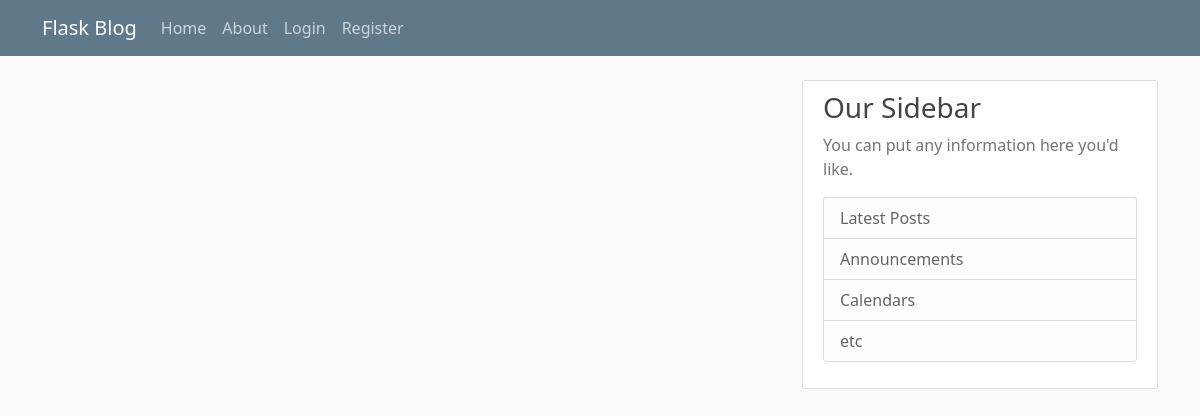
The app's page /home, older data.
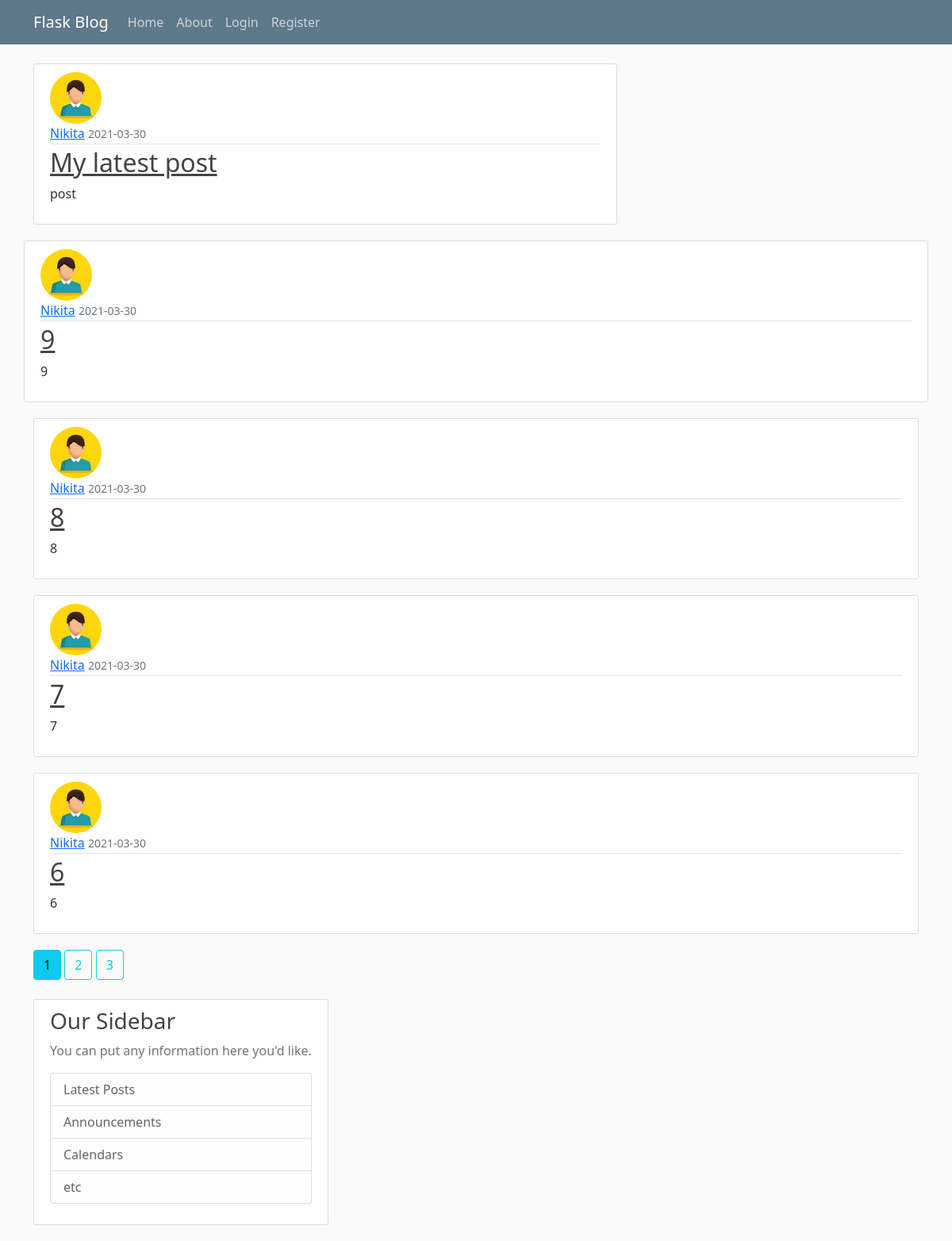
The same page, newer data.
### flaskblog/models.py (models this page shows, shortened)
class Post(db.Model):
    id = db.Column(db.Integer, primary_key=True)
    title = db.Column(db.String(100), nullable=False)
    date_posted = db.Column(db.DateTime, nullable=False,
                            default=datetime.utcnow)
    content = db.Column(db.Text, nullable=False)
    user_id = db.Column(db.Integer, db.ForeignKey('user.id'), nullable=False)

class User(db.Model, UserMixin):
    id = db.Column(db.Integer, primary_key=True)
    username = db.Column(db.String(20), unique=True, nullable=False)
    email = db.Column(db.String(120), unique=True, nullable=False)
    image_file = db.Column(db.String(20), nullable=False,
                           default='default.jpg')
    password = db.Column(db.String(60), nullable=False)
    posts = db.relationship('Post', backref='author', lazy=True)

### flaskblog/main/routes.py (the view)
@main.route("/")
@main.route("/home")
def home():
    page = request.args.get('page', 1, type=int)
    posts = Post.query.order_by(
        Post.date_posted.desc()).paginate(page=page, per_page=5)
    return render_template('home.html', posts=posts)

### flaskblog/templates/home.html
{% extends "layouts.html" %}
{% block content %}
{% for post in posts.items %}
<article class="media content-section">
    <img class="rounded-circle article-img"
        src="{{ url_for('static', filename='profile_pics/' + post.author.image_file) }}" <div class="media-body">
    <div class="article-metadata">
        <a class="mr-2" href="{{ url_for('users.user_posts', username=post.author.username) }}">{{ post.author.username }}</a>
        <small class="text-muted">{{ post.date_posted.strftime('%Y-%m-%d') }}</small>
    </div>
    <h2><a class="article-title" href="{{ url_for('posts.post', post_id=post.id) }}">{{ post.title }}</a></h2>
    <p class="article-content">{{ post.content }}</p>
    </div>
</article>
{% endfor %}
{% for page_num in posts.iter_pages(left_edge=1, right_edge=1, left_current=1, right_current=2) %}
{% if page_num %}
{% if posts.page == page_num %}
<a class="btn btn-info mb-4" href="{{ url_for('main.home', page=page_num) }}">{{ page_num }}</a>
{% else %}
<a class="btn btn-outline-info mb-4" href="{{ url_for('main.home', page=page_num) }}">{{ page_num }}</a>
{% endif %}
{% else %}
...
{% endif %}
{% endfor %}
{% endblock content %}

### flaskblog/templates/layouts.html (shortened to what this page needs)
<!DOCTYPE html>
<head>
    <link href="https://cdn.jsdelivr.net/npm/bootstrap@5.0.0-beta3/dist/css/bootstrap.min.css" rel="stylesheet"
>
    <link rel="stylesheet" type="text/css" href="{{ url_for('static', filename='main.css') }}">
</head>
<body>
    <header class="site-header">
        <nav class="navbar navbar-expand-md navbar-dark bg-steel fixed-top">
            <div class="container">
                <a class="navbar-brand mr-4" href="/">Flask Blog</a>
                <div class="collapse navbar-collapse" id="navbarToggle">
                    <div class="navbar-nav mr-auto">
                        <a class="nav-item nav-link" href="{{ url_for('main.home') }}">Home</a>
                        <a class="nav-item nav-link" href="{{ url_for('main.about') }}">About</a>
                    </div>
                    <div class="navbar-nav">
                        {% if current_user.is_authenticated %}
                        <a class="nav-item nav-link" href="{{ url_for('posts.new_post') }}">New Post</a>
                        <a class="nav-item nav-link" href="{{ url_for('users.account') }}">Account</a>
                        <a class="nav-item nav-link" href="{{ url_for('users.logout') }}">Logout</a>
                        {% else %}
                        <a class="nav-item nav-link" href="{{ url_for('users.login') }}">Login</a>
                        <a class="nav-item nav-link" href="{{ url_for('users.register') }}">Register</a>
                        {% endif %}
                    </div>
                </div>
            </div>
        </nav>
    </header>
    <main role="main" class="container">
        <div class="row">
            <div class="col-md-8">
                {% block content %}{% endblock %}
            </div>
            <div class="col-md-4">
                <div class="content-section">
                    <h3>Our Sidebar</h3>
                    <p class='text-muted'>You can put any information here you'd like.
                    <ul class="list-group">
                        <li class="list-group-item list-group-item-light">Latest Posts</li>
                        <li class="list-group-item list-group-item-light">Announcements</li>
                        <li class="list-group-item list-group-item-light">Calendars</li>
                        <li class="list-group-item list-group-item-light">etc</li>
                    </ul>
                    </p>
                </div>
            </div>
        </div>
    </main>
</body>
</html>

### flaskblog/static/main.css (style rules this page uses)
body { background: #fafafa; color: #333333; margin-top: 5rem; }
h1, h2, h3, h4, h5, h6 { color: #444444; }
.bg-steel { background-color: #5f788a; }
.site-header .navbar-nav .nav-link { color: #cbd5db; }
.content-section { background: #ffffff; padding: 10px 20px; border: 1px solid #dddddd; border-radius: 3px; margin-bottom: 20px; }
.article-title { color: #444444; }
.article-content { white-space: pre-line; }
.article-img { height: 65px; width: 65px; margin-right: 16px; }
.article-metadata { padding-bottom: 1px; margin-bottom: 4px; border-bottom: 1px solid #e3e3e3 }

Row changes from the older to the newer data that the page shows:
added Post: image_file (picture), author.username "Nikita", date_posted "2021-03-30", title "My latest post", content "post"
added Post: image_file (picture), author.username "Nikita", date_posted "2021-03-30", title "9", content "9"
added Post: image_file (picture), author.username "Nikita", date_posted "2021-03-30", title "8", content "8"
added Post: image_file (picture), author.username "Nikita", date_posted "2021-03-30", title "7", content "7"
added Post: image_file (picture), author.username "Nikita", date_posted "2021-03-30", title "6", content "6"
Text that changed along with them:
new list line: "1"
new list line: "2"
new list line: "3"
